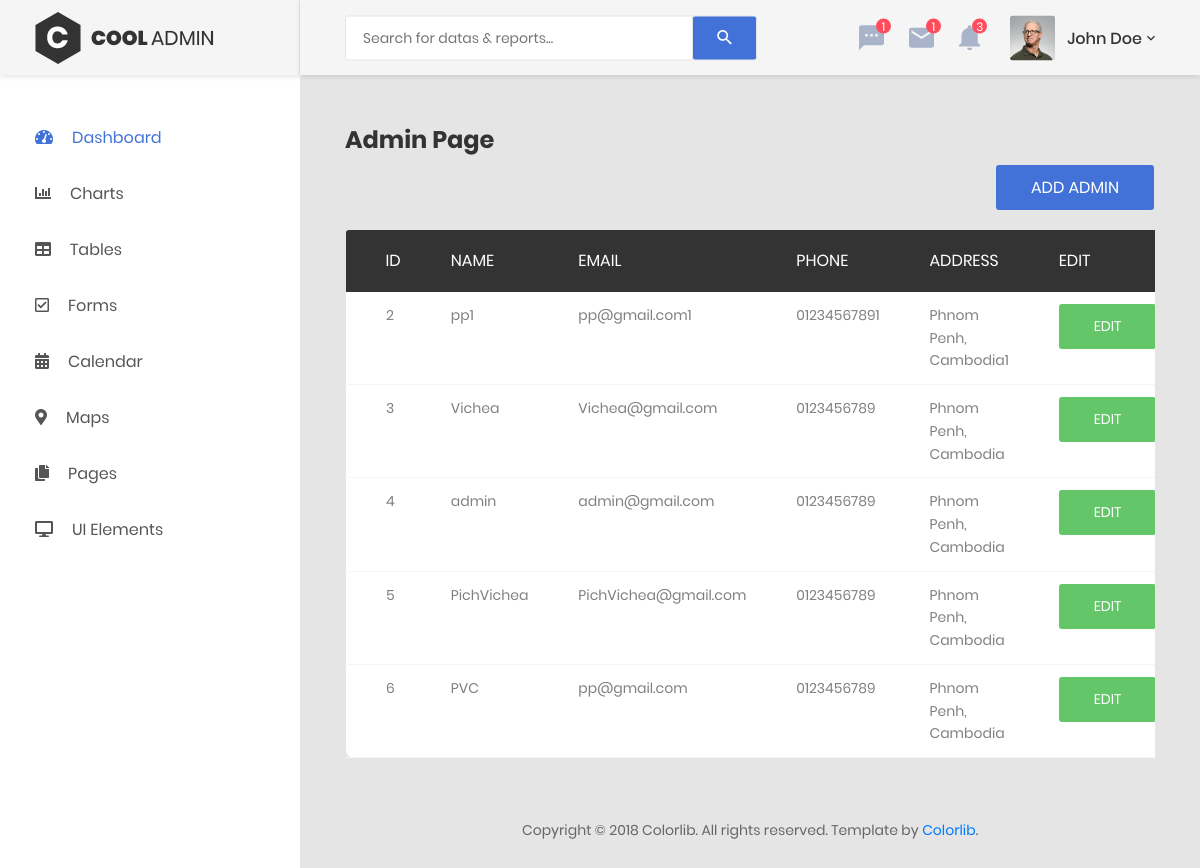
/admin/admin.php, run on the app's committed database.
### tables this page shows
CREATE TABLE IF NOT EXISTS `admin_register` (
  `ad_id` int(10) NOT NULL AUTO_INCREMENT,
  `ad_username` varchar(50) NOT NULL,
  `ad_email` varchar(50) NOT NULL,
  `ad_phone` varchar(50) NOT NULL,
  `ad_password` varchar(50) NOT NULL,
  `ad_address` varchar(90) NOT NULL,
  PRIMARY KEY (`ad_id`)
);

### admin/admin.php (the view, shortened to what this page needs)
<?php
    include('include/head.inc');
    $db = mysqli_connect ('localhost','root','','ecom-web');
    $sql = "SELECT * FROM admin_register";
    $sql_run = mysqli_query($db, $sql);
?>
<head>
</head>
<body class="animsition">
    <div class="page-wrapper">
<?php
  include('include/sidebar.inc');
?>
        <div class="page-container">
<?php
  include('include/header.inc');
?>
            <div class="main-content">
                <div class="section__content section__content--p30">
                    <div class="container-fluid">
                    <div class="table-responsive m-b-40">
                    <div class="fc-left">
                        <h3 style="padding:10px 0px;">Admin Page</h3>
                    </div>
                    <a style="float:right;" href="register.php" ><button class="au-btn au-btn--blue m-b-20" name="addAdmin" type="submit">Add Admin</button></a>
                    <table class="table table-borderless table-data3 cellspacing="0">
                        <thead>
                            <tr>
                                <th>ID</th>
                                <th>NAME</th>
                                <th>EMAIL</th>
                                <th>PHONE</th>
                                <th>ADDRESS</th>
                                <th>EDIT</th>
                            </tr>
                        </thead>
                        <tbody>
                        <?php
                            if(mysqli_num_rows($sql_run)>0){
                                while($row = mysqli_fetch_assoc($sql_run))
                            {
                        ?>
                            <tr>
                                <td><?php echo $row['ad_id'];?></td>
                                <td><?php echo $row['ad_username'];?></td>
                                <td><?php echo $row['ad_email'];?></td>
                                <td><?php echo $row['ad_phone'];?></td>
                                <td><?php echo $row['ad_address'];?></td>
                                <td>
                                <form action="register_edit.php" method="post">
                                    <button class="au-btn au-btn--green m-b-20" name="registereditbtn" type="submit">Edit</button>
                                </form>
                                </td>
                            </tr>
                            <?php
                            }
                            }
                            else{
                                echo "No Record Found";
                            }
                            ?>
                        </tbody>
                    </table>
                    </div>
                        <div class="row">
                            <div class="col-md-12">
                                <div class="copyright">
                                    <p>Copyright © 2018 Colorlib. All rights reserved. Template by <a href="https://colorlib.com">Colorlib</a>.</p>
                                </div>
                            </div>
                        </div>
                    </div>
                </div>
            </div>
        </div>
    </div>
<?php
  include('include/footer.inc');
?>

### admin/include/head.inc (shortened to what this page needs)
<!DOCTYPE html>
<html lang="en">
<head>
    <link href="css/font-face.css" rel="stylesheet" media="all">
    <link href="vendor/font-awesome-4.7/css/font-awesome.min.css" rel="stylesheet" media="all">
    <link href="vendor/font-awesome-5/css/fontawesome-all.min.css" rel="stylesheet" media="all">
    <link href="vendor/mdi-font/css/material-design-iconic-font.min.css" rel="stylesheet" media="all">
    <link href="vendor/bootstrap-4.1/bootstrap.min.css" rel="stylesheet" media="all">
    <link href="vendor/animsition/animsition.min.css" rel="stylesheet" media="all">
    <link href="vendor/bootstrap-progressbar/bootstrap-progressbar-3.3.4.min.css" rel="stylesheet" media="all">
    <link href="vendor/wow/animate.css" rel="stylesheet" media="all">
    <link href="vendor/css-hamburgers/hamburgers.min.css" rel="stylesheet" media="all">
    <link href="vendor/slick/slick.css" rel="stylesheet" media="all">
    <link href="vendor/select2/select2.min.css" rel="stylesheet" media="all">
    <link href="vendor/perfect-scrollbar/perfect-scrollbar.css" rel="stylesheet" media="all">
    <link href="css/theme.css" rel="stylesheet" media="all">
    <link href='vendor/fullcalendar-3.10.0/fullcalendar.css' rel='stylesheet' media="all" />
</head>

### admin/include/sidebar.inc (shortened to what this page needs)
<aside class="menu-sidebar d-none d-lg-block">
    <div class="logo">
        <a href="#">
            <img src="images/icon/logo.png" alt="Cool Admin" />
        </a>
    </div>
    <div class="menu-sidebar__content js-scrollbar1">
        <nav class="navbar-sidebar">
            <ul class="list-unstyled navbar__list">
                <li class="active has-sub">
                    <a class="js-arrow" href="#">
                        <i class="fas fa-tachometer-alt"></i>Dashboard</a>
                </li>
                <li>
                    <a href="chart.html">
                        <i class="fas fa-chart-bar"></i>Charts</a>
                </li>
                <li>
                    <a href="table.html">
                        <i class="fas fa-table"></i>Tables</a>
                </li>
                <li>
                    <a href="form.html">
                        <i class="far fa-check-square"></i>Forms</a>
                </li>
                <li>
                    <a href="calendar.html">
                        <i class="fas fa-calendar-alt"></i>Calendar</a>
                </li>
                <li>
                    <a href="map.html">
                        <i class="fas fa-map-marker-alt"></i>Maps</a>
                </li>
                <li class="has-sub">
                    <a class="js-arrow" href="#">
                        <i class="fas fa-copy"></i>Pages</a>
                </li>
                <li class="has-sub">
                    <a class="js-arrow" href="#">
                        <i class="fas fa-desktop"></i>UI Elements</a>
                </li>
            </ul>
        </nav>
    </div>
</aside>

### admin/include/header.inc (shortened to what this page needs)
<header class="header-desktop">
    <div class="section__content section__content--p30">
        <div class="container-fluid">
            <div class="header-wrap">
                <form class="form-header" action="" method="POST">
                    <input class="au-input au-input--xl" type="text" name="search" placeholder="Search for datas &amp; reports..." />
                    <button class="au-btn--submit" type="submit">
                        <i class="zmdi zmdi-search"></i>
                    </button>
                </form>
                <div class="header-button">
                    <div class="noti-wrap">
                        <div class="noti__item js-item-menu">
                            <i class="zmdi zmdi-comment-more"></i>
                            <span class="quantity">1</span>
                        </div>
                        <div class="noti__item js-item-menu">
                            <i class="zmdi zmdi-email"></i>
                            <span class="quantity">1</span>
                            </div>
                            <div class="noti__item js-item-menu">
                                <i class="zmdi zmdi-notifications"></i>
                                <span class="quantity">3</span>
                            </div>
                        </div>
                        <div class="account-wrap">
                            <div class="account-item clearfix js-item-menu">
                                <div class="image">
                                    <img src="images/icon/avatar-01.jpg" alt="John Doe" />
                                </div>
                                <div class="content">
                                    <a class="js-acc-btn" href="#">john doe</a>
                                </div>
                    </div>
                </div>
            </div>
        </div>
        </div>
    </div>
</header>

### admin/include/footer.inc (shortened to what this page needs)
</body>
</html>

### data on the page
admin_register: ad_id "2", ad_username "pp1", ad_email "pp@gmail.com1", ad_phone "01234567891", ad_address "Phnom Penh, Cambodia1"
admin_register: ad_id "3", ad_username "Vichea", ad_email "Vichea@gmail.com", ad_phone "0123456789", ad_address "Phnom Penh, Cambodia"
admin_register: ad_id "4", ad_username "admin", ad_email "admin@gmail.com", ad_phone "0123456789", ad_address "Phnom Penh, Cambodia"
admin_register: ad_id "5", ad_username "PichVichea", ad_email "PichVichea@gmail.com", ad_phone "0123456789", ad_address "Phnom Penh, Cambodia"
admin_register: ad_id "6", ad_username "PVC", ad_email "pp@gmail.com", ad_phone "0123456789", ad_address "Phnom Penh, Cambodia"
